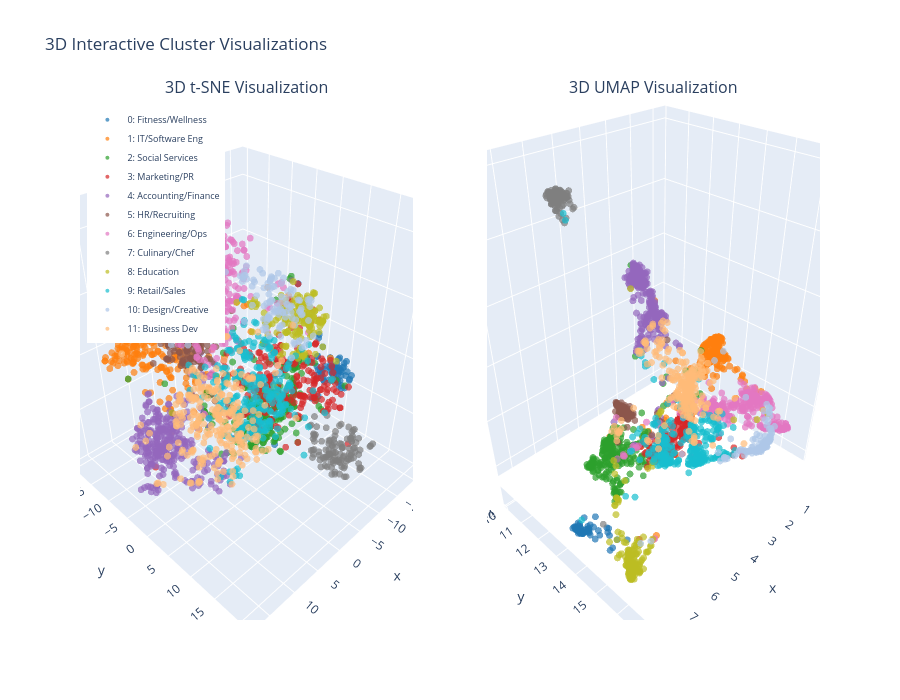

Notebook code cell kept with this figure:
### Code cell
# 3D Interactive visualization using plotly
import plotly.graph_objects as go
from plotly.subplots import make_subplots

# Compute 3D projections
print("Computing 3D t-SNE projection...")
tsne_3d = TSNE(n_components=3, random_state=RANDOM_SEED, perplexity=30, n_iter_without_progress=1000)
embeddings_tsne_3d = tsne_3d.fit_transform(embeddings_reduced)

print("Computing 3D UMAP projection...")
umap_3d = umap.UMAP(n_components=3, random_state=RANDOM_SEED, n_neighbors=15, min_dist=0.1)
embeddings_umap_3d = umap_3d.fit_transform(embeddings_reduced)

# Create subplots
fig = make_subplots(
    rows=1, cols=2,
    specs=[[{'type': 'scatter3d'}, {'type': 'scatter3d'}]],
    subplot_titles=('3D t-SNE Visualization', '3D UMAP Visualization')
)

# Color palette
colors = ['#1f77b4', '#ff7f0e', '#2ca02c', '#d62728', '#9467bd', '#8c564b',
          '#e377c2', '#7f7f7f', '#bcbd22', '#17becf', '#aec7e8', '#ffbb78']

# Add t-SNE traces
for cluster_id in sorted(df['cluster'].unique()):
    mask = df['cluster'] == cluster_id
    fig.add_trace(
        go.Scatter3d(
            x=embeddings_tsne_3d[mask, 0],
            y=embeddings_tsne_3d[mask, 1],
            z=embeddings_tsne_3d[mask, 2],
            mode='markers',
            name=f"{cluster_id}: {cluster_names[cluster_id]}",
            marker=dict(size=4, color=colors[cluster_id], opacity=0.7),
            text=[cluster_names[cluster_id]] * mask.sum(),
            hovertemplate='<b>%{text}</b><br>X: %{x:.2f}<br>Y: %{y:.2f}<br>Z: %{z:.2f}<extra></extra>'
        ),
        row=1, col=1
    )

# Add UMAP traces
for cluster_id in sorted(df['cluster'].unique()):
    mask = df['cluster'] == cluster_id
    fig.add_trace(
        go.Scatter3d(
            x=embeddings_umap_3d[mask, 0],
            y=embeddings_umap_3d[mask, 1],
            z=embeddings_umap_3d[mask, 2],
            mode='markers',
            name=f"{cluster_id}: {cluster_names[cluster_id]}",
            marker=dict(size=4, color=colors[cluster_id], opacity=0.7),
            text=[cluster_names[cluster_id]] * mask.sum(),
            hovertemplate='<b>%{text}</b><br>X: %{x:.2f}<br>Y: %{y:.2f}<br>Z: %{z:.2f}<extra></extra>',
            showlegend=False  # Avoid duplicate legends
        ),
        row=1, col=2
    )

# Update layout
fig.update_layout(
    title_text="3D Interactive Cluster Visualizations",
    height=700,
    showlegend=True,
    legend=dict(
        yanchor="top",
        y=0.99,
        xanchor="left",
        x=0.01,
        font=dict(size=9)
    )
)

fig.show()

### Figure 1 — Plotly figure (JSON) as saved in the notebook; plotly's stock layout.template omitted (floating-point values rounded to 4 significant figures; data arrays with more than 128 entries replaced by an {"elided": "..."} marker saying what was removed)
{"data": [{"hovertemplate": "<b>%{text}</b><br>X: %{x:.2f}<br>Y: %{y:.2f}<br>Z: %{z:.2f}<extra></extra>", "marker": {"color": "#1f77b4", "opacity": 0.7, "size": 4}, "mode": "markers", "name": "0: Fitness/Wellness", "scene": "scene", "text": ["Fitness/Wellness", "Fitness/Wellness", "Fitness/Wellness", "Fitness/Wellness", "Fitness/Wellness", "Fitness/Wellness", "Fitness/Wellness", "Fitness/Wellness", "Fitness/Wellness", "Fitness/Wellness", "Fitness/Wellness", "Fitness/Wellness", "Fitness/Wellness", "Fitness/Wellness", "Fitness/Wellness", "Fitness/Wellness", "Fitness/Wellness", "Fitness/Wellness", "Fitness/Wellness", "Fitness/Wellness", "Fitness/Wellness", "Fitness/Wellness", "Fitness/Wellness", "Fitness/Wellness", "Fitness/Wellness", "Fitness/Wellness", "Fitness/Wellness", "Fitness/Wellness", "Fitness/Wellness", "Fitness/Wellness", "Fitness/Wellness", "Fitness/Wellness", "Fitness/Wellness", "Fitness/Wellness", "Fitness/Wellness", "Fitness/Wellness", "Fitness/Wellness", "Fitness/Wellness", "Fitness/Wellness", "Fitness/Wellness", "Fitness/Wellness", "Fitness/Wellness", "Fitness/Wellness", "Fitness/Wellness", "Fitness/Wellness", "Fitness/Wellness", "Fitness/Wellness", "Fitness/Wellness", "Fitness/Wellness", "Fitness/Wellness", "Fitness/Wellness", "Fitness/Wellness", "Fitness/Wellness", "Fitness/Wellness", "Fitness/Wellness", "Fitness/Wellness", "Fitness/Wellness", "Fitness/Wellness", "Fitness/Wellness", "Fitness/Wellness", "Fitness/Wellness", "Fitness/Wellness", "Fitness/Wellness", "Fitness/Wellness", "Fitness/Wellness", "Fitness/Wellness", "Fitness/Wellness", "Fitness/Wellness", "Fitness/Wellness", "Fitness/Wellness", "Fitness/Wellness"], "type": "scatter3d", "x": [-11.42, -13.09, -12.8, -14.86, -15.17, -14.1, -6.246, -15.5, -16.2, -15.67, -15.49, -14.75, -12.42, -16.09, -16.45, -14.3, -13.57, -16.17, -16.8, -14.99, -13.85, -14.1, -16.45, -15.51, -17.85, -15.67, -16.74, -17.13, -16.1, -14.11, -15.49, -3.496, -13.36, -14.28, -16.88, -14.26, -16.18, -12.76, -16.54, -15.14, -13.03, -12.41, -14.74, -14.99, -13.71, -15.68, -17.98, -13.81, -14.88, -16.27, -13.12, -13.93, -14.23, -16.49, -14.42, 3.899, -16.64, -11.3, -12.86, -15.32, -13.14, -15.39, -8.72, -15.23, -11.39, -12.62, -11.3, -9.58, -12.06, -13.56, -16.72], "y": [2.011, 5.222, 1.807, 9.197, 8.536, 5.987, 3.036, 7.751, 2.98, 7.776, 9.327, 6.856, 6.839, 6.884, 5.31, 10.88, 5.677, 6.275, 6.489, 10.69, 8.146, 5.983, 6.945, 9.488, 7.55, 6.846, 7.929, 7.45, 7.399, 10.95, 8.465, -7.015, 7.759, 9.203, 6.468, 9.144, 2.855, 7.26, 5.469, 7.959, 5.375, 9.135, 7.244, 6.537, 9.034, 5.919, 1.584, 9.414, 9.091, 8.758, 9.504, 5.756, 7.599, 5.988, 8.691, -5.495, 7.037, 6.935, 5.787, 8.821, 6.703, 6.683, 3.568, 5.302, 2.0, 4.349, 7.43, 7.513, 1.957, 2.772, 3.442], "z": [-3.216, 3.247, -2.175, -0.3407, -5.429, -4.882, -15.8, -3.016, -2.756, -2.454, -5.487, -2.539, -2.459, -4.812, -2.038, -2.272, -2.949, -3.514, -3.605, -2.043, -2.734, -4.363, -1.524, -2.202, -2.365, -2.612, -2.685, -3.288, -4.026, -2.339, -3.467, 6.375, -3.583, -1.717, -3.024, -3.467, -2.902, -3.86, -4.653, -2.692, -1.999, -2.437, -4.51, -1.796, -3.069, -3.124, -0.008557, -1.044, -4.8, -3.737, -2.921, -3.372, -1.773, -4.886, -1.834, -0.3825, -1.32, -2.003, -2.359, -5.779, -1.918, -3.971, 0.03515, -3.143, 12.09, -1.463, -5.926, -5.277, -2.922, -1.628, -0.9473]}, {"hovertemplate": "<b>%{text}</b><br>X: %{x:.2f}<br>Y: %{y:.2f}<br>Z: %{z:.2f}<extra></extra>", "marker": {"color": "#ff7f0e", "opacity": 0.7, "size": 4}, "mode": "markers", "name": "1: IT/Software Eng", "scene": "scene", "text": {"elided": "246 str values"}, "type": "scatter3d", "x": {"elided": "246 float values"}, "y": {"elided": "246 float values"}, "z": {"elided": "246 float values"}}, {"hovertemplate": "<b>%{text}</b><br>X: %{x:.2f}<br>Y: %{y:.2f}<br>Z: %{z:.2f}<extra></extra>", "marker": {"color": "#2ca02c", "opacity": 0.7, "size": 4}, "mode": "markers", "name": "2: Social Services", "scene": "scene", "text": {"elided": "259 str values"}, "type": "scatter3d", "x": {"elided": "259 float values"}, "y": {"elided": "259 float values"}, "z": {"elided": "259 float values"}}, {"hovertemplate": "<b>%{text}</b><br>X: %{x:.2f}<br>Y: %{y:.2f}<br>Z: %{z:.2f}<extra></extra>", "marker": {"color": "#d62728", "opacity": 0.7, "size": 4}, "mode": "markers", "name": "3: Marketing/PR", "scene": "scene", "text": {"elided": "200 str values"}, "type": "scatter3d", "x": {"elided": "200 float values"}, "y": {"elided": "200 float values"}, "z": {"elided": "200 float values"}}, {"hovertemplate": "<b>%{text}</b><br>X: %{x:.2f}<br>Y: %{y:.2f}<br>Z: %{z:.2f}<extra></extra>", "marker": {"color": "#9467bd", "opacity": 0.7, "size": 4}, "mode": "markers", "name": "4: Accounting/Finance", "scene": "scene", "text": {"elided": "307 str values"}, "type": "scatter3d", "x": {"elided": "307 float values"}, "y": {"elided": "307 float values"}, "z": {"elided": "307 float values"}}, {"hovertemplate": "<b>%{text}</b><br>X: %{x:.2f}<br>Y: %{y:.2f}<br>Z: %{z:.2f}<extra></extra>", "marker": {"color": "#8c564b", "opacity": 0.7, "size": 4}, "mode": "markers", "name": "5: HR/Recruiting", "scene": "scene", "text": {"elided": "136 str values"}, "type": "scatter3d", "x": {"elided": "136 float values"}, "y": {"elided": "136 float values"}, "z": {"elided": "136 float values"}}, {"hovertemplate": "<b>%{text}</b><br>X: %{x:.2f}<br>Y: %{y:.2f}<br>Z: %{z:.2f}<extra></extra>", "marker": {"color": "#e377c2", "opacity": 0.7, "size": 4}, "mode": "markers", "name": "6: Engineering/Ops", "scene": "scene", "text": {"elided": "328 str values"}, "type": "scatter3d", "x": {"elided": "328 float values"}, "y": {"elided": "328 float values"}, "z": {"elided": "328 float values"}}, {"hovertemplate": "<b>%{text}</b><br>X: %{x:.2f}<br>Y: %{y:.2f}<br>Z: %{z:.2f}<extra></extra>", "marker": {"color": "#7f7f7f", "opacity": 0.7, "size": 4}, "mode": "markers", "name": "7: Culinary/Chef", "scene": "scene", "text": ["Culinary/Chef", "Culinary/Chef", "Culinary/Chef", "Culinary/Chef", "Culinary/Chef", "Culinary/Chef", "Culinary/Chef", "Culinary/Chef", "Culinary/Chef", "Culinary/Chef", "Culinary/Chef", "Culinary/Chef", "Culinary/Chef", "Culinary/Chef", "Culinary/Chef", "Culinary/Chef", "Culinary/Chef", "Culinary/Chef", "Culinary/Chef", "Culinary/Chef", "Culinary/Chef", "Culinary/Chef", "Culinary/Chef", "Culinary/Chef", "Culinary/Chef", "Culinary/Chef", "Culinary/Chef", "Culinary/Chef", "Culinary/Chef", "Culinary/Chef", "Culinary/Chef", "Culinary/Chef", "Culinary/Chef", "Culinary/Chef", "Culinary/Chef", "Culinary/Chef", "Culinary/Chef", "Culinary/Chef", "Culinary/Chef", "Culinary/Chef", "Culinary/Chef", "Culinary/Chef", "Culinary/Chef", "Culinary/Chef", "Culinary/Chef", "Culinary/Chef", "Culinary/Chef", "Culinary/Chef", "Culinary/Chef", "Culinary/Chef", "Culinary/Chef", "Culinary/Chef", "Culinary/Chef", "Culinary/Chef", "Culinary/Chef", "Culinary/Chef", "Culinary/Chef", "Culinary/Chef", "Culinary/Chef", "Culinary/Chef", "Culinary/Chef", "Culinary/Chef", "Culinary/Chef", "Culinary/Chef", "Culinary/Chef", "Culinary/Chef", "Culinary/Chef", "Culinary/Chef", "Culinary/Chef", "Culinary/Chef", "Culinary/Chef", "Culinary/Chef", "Culinary/Chef", "Culinary/Chef", "Culinary/Chef", "Culinary/Chef", "Culinary/Chef", "Culinary/Chef", "Culinary/Chef", "Culinary/Chef", "Culinary/Chef", "Culinary/Chef", "Culinary/Chef", "Culinary/Chef", "Culinary/Chef", "Culinary/Chef", "Culinary/Chef", "Culinary/Chef", "Culinary/Chef", "Culinary/Chef", "Culinary/Chef", "Culinary/Chef", "Culinary/Chef", "Culinary/Chef", "Culinary/Chef", "Culinary/Chef", "Culinary/Chef", "Culinary/Chef", "Culinary/Chef", "Culinary/Chef", "Culinary/Chef", "Culinary/Chef", "Culinary/Chef", "Culinary/Chef", "Culinary/Chef", "Culinary/Chef", "Culinary/Chef", "Culinary/Chef", "Culinary/Chef", "Culinary/Chef", "Culinary/Chef", "Culinary/Chef", "Culinary/Chef", "Culinary/Chef", "Culinary/Chef"], "type": "scatter3d", "x": [-11.32, -1.797, -6.611, -5.603, -2.582, -6.907, -6.465, -4.222, -5.017, -3.881, -5.139, -3.547, -4.967, -4.952, -5.129, -4.013, -4.106, -4.04, -2.911, -3.927, -2.909, -4.006, -4.538, -2.848, -5.723, -5.473, -4.49, -3.539, -3.927, -2.067, -4.792, -4.303, -4.81, -2.916, -1.468, -8.846, -8.717, -1.258, -5.178, -6.412, -6.51, -3.31, -5.286, -4.505, -6.534, -3.338, -2.587, -5.213, -4.465, -6.999, -3.329, -3.515, -5.001, -6.475, -2.831, -6.77, -6.348, -6.098, -5.185, -3.724, -3.604, -5.395, -6.844, -3.464, -5.481, -3.647, -2.898, -7.14, -3.794, -1.142, -4.191, -4.969, -8.178, -5.372, -4.404, 0.2315, -1.201, -1.402, -6.308, -7.257, -3.186, -2.079, -8.223, -6.31, -5.115, -6.449, -2.353, -8.392, -4.504, -4.502, -3.293, -0.384, -2.797, -6.76, -6.518, -6.072, -4.932, -6.462, -3.277, -6.481, -5.261, 0.4401, -2.182, -1.825, -5.685, -3.803, -4.883, -3.431, -6.504, -5.37, -7.696, -0.737, -6.412, -4.863, -2.194], "y": [0.7608, 16.02, 15.16, 10.54, 13.69, 17.55, 17.64, 12.63, 14.4, 15.3, 14.6, 13.21, 14.51, 16.44, 14.85, 15.05, 12.48, 12.82, 15.7, 15.48, 19.58, 16.87, 20.76, 17.31, 18.91, 19.33, 17.78, 16.43, 16.43, 17.21, 17.21, 12.7, 17.35, 16.96, 17.33, 11.19, 16.23, 16.6, 18.52, 19.82, 17.61, 17.11, 17.59, 19.12, 14.84, 18.92, 16.97, 18.13, 17.54, 17.41, 16.12, 16.2, 18.1, 15.95, 16.52, 19.1, 16.22, 17.73, 18.27, 19.8, 18.16, 18.55, 18.09, 17.64, 16.34, 16.49, 16.32, 20.32, 13.97, 18.96, 18.62, 17.94, 16.57, 16.63, 15.29, 15.85, 18.93, 18.3, 19.18, 20.33, 16.91, 15.33, 16.31, 17.47, 15.59, 16.84, 18.57, 16.27, 16.21, 17.42, 17.25, 16.77, 15.0, 15.31, 19.55, 16.23, 19.31, 14.67, 18.72, 12.95, 19.95, 15.73, 16.89, 14.49, 17.08, 16.71, 15.54, 20.14, 10.59, 12.0, 20.36, 15.19, 17.56, 11.33, 13.93], "z": [12.19, -8.696, -4.335, -6.647, -4.537, -3.751, -5.651, -6.491, -10.01, -10.42, -6.693, -8.335, -9.96, -9.413, -6.408, -7.459, -7.003, -7.281, -8.139, -5.884, -5.404, -8.195, -7.839, -7.266, -6.447, -3.423, -9.352, -5.477, -5.101, -5.761, -6.203, -6.216, -6.013, -3.522, -7.529, -6.133, -5.911, -6.098, -3.78, -9.497, -4.723, -6.997, -2.277, -6.805, -8.66, -7.941, -4.376, -4.043, -10.97, -9.002, -7.077, -7.228, -11.5, -7.375, -7.053, -9.359, -7.726, -7.761, -11.51, -3.824, -7.128, -6.897, -8.947, -7.38, -6.361, -6.702, -5.865, -5.389, -8.428, -7.183, -7.399, -9.402, -7.57, -9.399, -8.54, -4.18, -7.647, -8.282, -7.169, -5.324, -9.177, -7.046, -7.086, -7.108, -5.08, -5.775, -6.312, -6.01, -7.594, -8.739, -6.035, -5.81, -5.039, -4.053, -9.758, -8.941, -3.863, -5.694, -5.672, -6.047, -5.071, -4.156, -5.81, -7.252, -8.631, -8.903, -10.15, -3.315, -5.297, -5.74, -5.205, -6.677, -9.364, -5.539, -3.901]}, {"hovertemplate": "<b>%{text}</b><br>X: %{x:.2f}<br>Y: %{y:.2f}<br>Z: %{z:.2f}<extra></extra>", "marker": {"color": "#bcbd22", "opacity": 0.7, "size": 4}, "mode": "markers", "name": "8: Education", "scene": "scene", "text": {"elided": "167 str values"}, "type": "scatter3d", "x": {"elided": "167 float values"}, "y": {"elided": "167 float values"}, "z": {"elided": "167 float values"}}, {"hovertemplate": "<b>%{text}</b><br>X: %{x:.2f}<br>Y: %{y:.2f}<br>Z: %{z:.2f}<extra></extra>", "marker": {"color": "#17becf", "opacity": 0.7, "size": 4}, "mode": "markers", "name": "9: Retail/Sales", "scene": "scene", "text": {"elided": "282 str values"}, "type": "scatter3d", "x": {"elided": "282 float values"}, "y": {"elided": "282 float values"}, "z": {"elided": "282 float values"}}, {"hovertemplate": "<b>%{text}</b><br>X: %{x:.2f}<br>Y: %{y:.2f}<br>Z: %{z:.2f}<extra></extra>", "marker": {"color": "#aec7e8", "opacity": 0.7, "size": 4}, "mode": "markers", "name": "10: Design/Creative", "scene": "scene", "text": ["Design/Creative", "Design/Creative", "Design/Creative", "Design/Creative", "Design/Creative", "Design/Creative", "Design/Creative", "Design/Creative", "Design/Creative", "Design/Creative", "Design/Creative", "Design/Creative", "Design/Creative", "Design/Creative", "Design/Creative", "Design/Creative", "Design/Creative", "Design/Creative", "Design/Creative", "Design/Creative", "Design/Creative", "Design/Creative", "Design/Creative", "Design/Creative", "Design/Creative", "Design/Creative", "Design/Creative", "Design/Creative", "Design/Creative", "Design/Creative", "Design/Creative", "Design/Creative", "Design/Creative", "Design/Creative", "Design/Creative", "Design/Creative", "Design/Creative", "Design/Creative", "Design/Creative", "Design/Creative", "Design/Creative", "Design/Creative", "Design/Creative", "Design/Creative", "Design/Creative", "Design/Creative", "Design/Creative", "Design/Creative", "Design/Creative", "Design/Creative", "Design/Creative", "Design/Creative", "Design/Creative", "Design/Creative", "Design/Creative", "Design/Creative", "Design/Creative", "Design/Creative", "Design/Creative", "Design/Creative", "Design/Creative", "Design/Creative", "Design/Creative", "Design/Creative", "Design/Creative", "Design/Creative", "Design/Creative", "Design/Creative", "Design/Creative", "Design/Creative", "Design/Creative", "Design/Creative", "Design/Creative", "Design/Creative", "Design/Creative", "Design/Creative", "Design/Creative", "Design/Creative", "Design/Creative", "Design/Creative", "Design/Creative", "Design/Creative", "Design/Creative", "Design/Creative", "Design/Creative", "Design/Creative", "Design/Creative", "Design/Creative", "Design/Creative", "Design/Creative", "Design/Creative", "Design/Creative", "Design/Creative", "Design/Creative", "Design/Creative", "Design/Creative", "Design/Creative", "Design/Creative", "Design/Creative", "Design/Creative", "Design/Creative", "Design/Creative", "Design/Creative", "Design/Creative", "Design/Creative", "Design/Creative", "Design/Creative", "Design/Creative", "Design/Creative", "Design/Creative", "Design/Creative", "Design/Creative"], "type": "scatter3d", "x": [-0.9908, -0.9445, -2.435, -3.509, -3.985, -3.418, -4.638, -3.526, -1.662, -0.07354, -2.176, -0.9919, -5.45, -2.097, -3.716, -6.453, -6.864, -1.966, -6.56, -4.828, -2.389, -1.812, -2.26, -0.4511, -4.364, 0.4037, -3.062, -2.117, -1.816, -2.63, -3.519, -3.66, -4.026, -7.303, -1.878, -3.902, -2.998, -2.626, -4.01, -6.347, -2.041, -5.085, -0.2429, -2.227, -2.112, -0.3777, -5.19, -1.123, -3.787, -2.035, -1.129, -3.214, -3.533, -1.091, -2.093, -2.122, 0.4719, -2.951, -1.955, -1.392, -3.884, -3.56, -0.7994, -2.18, -8.281, -3.189, -2.635, -10.96, -1.802, -1.696, -2.817, -5.566, -1.272, -4.983, -2.83, -1.925, -4.447, -1.826, -4.944, -2.999, -2.327, 0.3835, -2.471, -2.257, -3.779, -6.967, 6.989, -1.914, -4.067, 1.004, -6.523, 0.9093, -0.3012, 3.524, -2.299, -2.443, -2.596, -3.166, -2.501, 1.175, -2.599, -1.798, -5.745, -3.037, -1.974, -2.217, -2.918, -2.776, -3.409, -1.92, 9.809, -2.322], "y": [4.896, 5.498, 8.669, 3.577, 7.053, 7.674, 6.616, 3.388, 2.9, 6.617, -0.3139, 3.149, 7.091, 7.426, -6.958, 6.895, 7.913, 0.7537, 7.31, 7.92, 4.691, 5.209, 7.911, 1.826, 5.254, 1.934, 9.751, 4.876, 5.039, 6.349, 6.663, 6.994, 6.363, 7.46, 0.5581, 3.486, 4.869, -0.6539, 7.888, 6.84, 7.393, 6.759, -1.605, 0.01617, 10.66, 3.352, 9.366, 2.859, 10.25, 5.278, 0.8259, 4.455, 3.362, 5.933, 0.5572, 7.828, 7.617, 5.561, 3.694, 4.6, 5.415, 4.975, 8.071, 4.569, 7.861, 4.719, 7.314, -6.952, 4.676, 7.663, 9.761, 7.213, 6.58, 6.157, 9.012, 8.059, 4.859, 6.699, 1.914, 9.697, 4.695, 7.636, 6.754, 6.798, 3.533, 7.518, 0.7599, -9.784, 10.41, 12.24, 7.897, 12.03, 8.271, 5.816, 3.544, 6.592, 3.737, 4.041, 6.781, -13.21, 5.469, 4.131, 5.415, 5.77, 5.161, 4.421, 3.677, 4.942, 10.7, 3.245, 1.858, 8.827], "z": [16.54, 10.62, 17.07, 10.69, 13.28, 13.92, 12.03, 10.38, 14.29, 12.99, 15.05, 16.71, 13.83, 13.4, 14.26, 6.657, 13.71, 15.89, 5.61, 12.59, 17.15, 17.37, 14.8, 17.42, 16.83, 17.68, 13.61, 17.09, 15.31, 10.2, 12.48, 13.24, 15.39, 6.589, 16.4, 16.56, 17.17, 15.46, 10.77, 6.527, 11.47, 4.271, 16.71, 16.76, 14.49, 16.41, 13.83, 16.85, 15.35, 17.74, 16.37, 15.69, 10.32, 14.73, 17.77, 12.84, 16.39, 18.17, 17.85, 13.51, 14.26, 12.77, 14.78, 15.94, 7.053, 15.82, 15.26, 4.908, 13.76, 13.65, 14.42, 13.71, 13.42, 14.47, 12.65, 14.96, 15.9, 13.36, 14.54, 14.6, 13.86, 16.29, 2.902, 10.87, 14.84, 5.776, 2.411, 14.97, 15.62, 12.08, 13.71, 12.21, 14.95, 13.77, 8.842, 14.49, 9.445, 7.603, 9.15, 0.05627, 12.56, 11.09, 14.65, 12.03, 11.58, 10.77, 8.399, 12.57, 13.02, 18.25, 11.22, 13.05]}, {"hovertemplate": "<b>%{text}</b><br>X: %{x:.2f}<br>Y: %{y:.2f}<br>Z: %{z:.2f}<extra></extra>", "marker": {"color": "#ffbb78", "opacity": 0.7, "size": 4}, "mode": "markers", "name": "11: Business Dev", "scene": "scene", "text": {"elided": "261 str values"}, "type": "scatter3d", "x": {"elided": "261 float values"}, "y": {"elided": "261 float values"}, "z": {"elided": "261 float values"}}, {"hovertemplate": "<b>%{text}</b><br>X: %{x:.2f}<br>Y: %{y:.2f}<br>Z: %{z:.2f}<extra></extra>", "marker": {"color": "#1f77b4", "opacity": 0.7, "size": 4}, "mode": "markers", "name": "0: Fitness/Wellness", "scene": "scene2", "showlegend": false, "text": ["Fitness/Wellness", "Fitness/Wellness", "Fitness/Wellness", "Fitness/Wellness", "Fitness/Wellness", "Fitness/Wellness", "Fitness/Wellness", "Fitness/Wellness", "Fitness/Wellness", "Fitness/Wellness", "Fitness/Wellness", "Fitness/Wellness", "Fitness/Wellness", "Fitness/Wellness", "Fitness/Wellness", "Fitness/Wellness", "Fitness/Wellness", "Fitness/Wellness", "Fitness/Wellness", "Fitness/Wellness", "Fitness/Wellness", "Fitness/Wellness", "Fitness/Wellness", "Fitness/Wellness", "Fitness/Wellness", "Fitness/Wellness", "Fitness/Wellness", "Fitness/Wellness", "Fitness/Wellness", "Fitness/Wellness", "Fitness/Wellness", "Fitness/Wellness", "Fitness/Wellness", "Fitness/Wellness", "Fitness/Wellness", "Fitness/Wellness", "Fitness/Wellness", "Fitness/Wellness", "Fitness/Wellness", "Fitness/Wellness", "Fitness/Wellness", "Fitness/Wellness", "Fitness/Wellness", "Fitness/Wellness", "Fitness/Wellness", "Fitness/Wellness", "Fitness/Wellness", "Fitness/Wellness", "Fitness/Wellness", "Fitness/Wellness", "Fitness/Wellness", "Fitness/Wellness", "Fitness/Wellness", "Fitness/Wellness", "Fitness/Wellness", "Fitness/Wellness", "Fitness/Wellness", "Fitness/Wellness", "Fitness/Wellness", "Fitness/Wellness", "Fitness/Wellness", "Fitness/Wellness", "Fitness/Wellness", "Fitness/Wellness", "Fitness/Wellness", "Fitness/Wellness", "Fitness/Wellness", "Fitness/Wellness", "Fitness/Wellness", "Fitness/Wellness", "Fitness/Wellness"], "type": "scatter3d", "x": [7.414, 7.296, 7.493, 8.206, 8.04, 8.098, 5.761, 8.14, 7.724, 8.201, 7.837, 8.107, 7.807, 8.067, 7.966, 8.252, 7.969, 8.119, 8.209, 8.101, 8.241, 8.076, 8.136, 8.244, 8.138, 8.142, 8.227, 8.162, 8.191, 8.187, 8.22, 1.856, 8.249, 8.242, 8.154, 8.338, 7.658, 7.953, 7.904, 8.251, 7.916, 8.14, 7.983, 8.104, 8.29, 8.036, 7.705, 8.29, 8.164, 8.209, 8.257, 7.974, 8.13, 8.129, 8.262, 8.151, 8.19, 8.023, 7.863, 7.855, 7.971, 7.951, 5.398, 7.984, 6.311, 7.332, 7.522, 4.258, 7.461, 7.474, 7.645], "y": [14.38, 15.11, 14.5, 13.9, 13.73, 13.82, 12.82, 13.91, 14.3, 13.89, 13.71, 13.94, 14.12, 13.95, 14.13, 13.84, 14.04, 13.94, 13.94, 13.79, 13.82, 13.99, 13.98, 13.85, 14.0, 13.91, 13.87, 13.9, 13.9, 13.87, 13.82, 14.22, 13.81, 13.8, 13.9, 13.77, 14.16, 14.05, 14.29, 13.84, 14.04, 13.9, 13.98, 13.95, 13.82, 13.98, 14.74, 13.78, 13.81, 13.82, 13.8, 14.09, 13.91, 13.9, 13.8, 13.8, 13.94, 13.98, 14.03, 13.89, 14.07, 14.03, 14.42, 14.0, 13.69, 14.67, 13.88, 14.96, 14.35, 14.4, 14.8], "z": [-2.441, -2.451, -2.606, -2.261, -2.242, -2.287, -0.7373, -2.351, -2.561, -2.343, -2.134, -2.362, -2.255, -2.412, -2.488, -2.21, -2.308, -2.404, -2.339, -2.221, -2.199, -2.402, -2.407, -2.279, -2.393, -2.346, -2.412, -2.35, -2.382, -2.245, -2.304, -1.053, -2.217, -2.163, -2.347, -2.159, -2.518, -2.259, -2.605, -2.279, -2.359, -2.224, -2.342, -2.378, -2.212, -2.421, -2.92, -2.129, -2.328, -2.297, -2.134, -2.403, -2.334, -2.41, -2.204, -2.047, -2.399, -2.318, -2.182, -2.384, -2.353, -2.417, -0.7909, -2.404, -0.8559, -2.795, -2.206, -1.083, -2.391, -2.555, -2.797]}, {"hovertemplate": "<b>%{text}</b><br>X: %{x:.2f}<br>Y: %{y:.2f}<br>Z: %{z:.2f}<extra></extra>", "marker": {"color": "#ff7f0e", "opacity": 0.7, "size": 4}, "mode": "markers", "name": "1: IT/Software Eng", "scene": "scene2", "showlegend": false, "text": {"elided": "246 str values"}, "type": "scatter3d", "x": {"elided": "246 float values"}, "y": {"elided": "246 float values"}, "z": {"elided": "246 float values"}}, {"hovertemplate": "<b>%{text}</b><br>X: %{x:.2f}<br>Y: %{y:.2f}<br>Z: %{z:.2f}<extra></extra>", "marker": {"color": "#2ca02c", "opacity": 0.7, "size": 4}, "mode": "markers", "name": "2: Social Services", "scene": "scene2", "showlegend": false, "text": {"elided": "259 str values"}, "type": "scatter3d", "x": {"elided": "259 float values"}, "y": {"elided": "259 float values"}, "z": {"elided": "259 float values"}}, {"hovertemplate": "<b>%{text}</b><br>X: %{x:.2f}<br>Y: %{y:.2f}<br>Z: %{z:.2f}<extra></extra>", "marker": {"color": "#d62728", "opacity": 0.7, "size": 4}, "mode": "markers", "name": "3: Marketing/PR", "scene": "scene2", "showlegend": false, "text": {"elided": "200 str values"}, "type": "scatter3d", "x": {"elided": "200 float values"}, "y": {"elided": "200 float values"}, "z": {"elided": "200 float values"}}, {"hovertemplate": "<b>%{text}</b><br>X: %{x:.2f}<br>Y: %{y:.2f}<br>Z: %{z:.2f}<extra></extra>", "marker": {"color": "#9467bd", "opacity": 0.7, "size": 4}, "mode": "markers", "name": "4: Accounting/Finance", "scene": "scene2", "showlegend": false, "text": {"elided": "307 str values"}, "type": "scatter3d", "x": {"elided": "307 float values"}, "y": {"elided": "307 float values"}, "z": {"elided": "307 float values"}}, {"hovertemplate": "<b>%{text}</b><br>X: %{x:.2f}<br>Y: %{y:.2f}<br>Z: %{z:.2f}<extra></extra>", "marker": {"color": "#8c564b", "opacity": 0.7, "size": 4}, "mode": "markers", "name": "5: HR/Recruiting", "scene": "scene2", "showlegend": false, "text": {"elided": "136 str values"}, "type": "scatter3d", "x": {"elided": "136 float values"}, "y": {"elided": "136 float values"}, "z": {"elided": "136 float values"}}, {"hovertemplate": "<b>%{text}</b><br>X: %{x:.2f}<br>Y: %{y:.2f}<br>Z: %{z:.2f}<extra></extra>", "marker": {"color": "#e377c2", "opacity": 0.7, "size": 4}, "mode": "markers", "name": "6: Engineering/Ops", "scene": "scene2", "showlegend": false, "text": {"elided": "328 str values"}, "type": "scatter3d", "x": {"elided": "328 float values"}, "y": {"elided": "328 float values"}, "z": {"elided": "328 float values"}}, {"hovertemplate": "<b>%{text}</b><br>X: %{x:.2f}<br>Y: %{y:.2f}<br>Z: %{z:.2f}<extra></extra>", "marker": {"color": "#7f7f7f", "opacity": 0.7, "size": 4}, "mode": "markers", "name": "7: Culinary/Chef", "scene": "scene2", "showlegend": false, "text": ["Culinary/Chef", "Culinary/Chef", "Culinary/Chef", "Culinary/Chef", "Culinary/Chef", "Culinary/Chef", "Culinary/Chef", "Culinary/Chef", "Culinary/Chef", "Culinary/Chef", "Culinary/Chef", "Culinary/Chef", "Culinary/Chef", "Culinary/Chef", "Culinary/Chef", "Culinary/Chef", "Culinary/Chef", "Culinary/Chef", "Culinary/Chef", "Culinary/Chef", "Culinary/Chef", "Culinary/Chef", "Culinary/Chef", "Culinary/Chef", "Culinary/Chef", "Culinary/Chef", "Culinary/Chef", "Culinary/Chef", "Culinary/Chef", "Culinary/Chef", "Culinary/Chef", "Culinary/Chef", "Culinary/Chef", "Culinary/Chef", "Culinary/Chef", "Culinary/Chef", "Culinary/Chef", "Culinary/Chef", "Culinary/Chef", "Culinary/Chef", "Culinary/Chef", "Culinary/Chef", "Culinary/Chef", "Culinary/Chef", "Culinary/Chef", "Culinary/Chef", "Culinary/Chef", "Culinary/Chef", "Culinary/Chef", "Culinary/Chef", "Culinary/Chef", "Culinary/Chef", "Culinary/Chef", "Culinary/Chef", "Culinary/Chef", "Culinary/Chef", "Culinary/Chef", "Culinary/Chef", "Culinary/Chef", "Culinary/Chef", "Culinary/Chef", "Culinary/Chef", "Culinary/Chef", "Culinary/Chef", "Culinary/Chef", "Culinary/Chef", "Culinary/Chef", "Culinary/Chef", "Culinary/Chef", "Culinary/Chef", "Culinary/Chef", "Culinary/Chef", "Culinary/Chef", "Culinary/Chef", "Culinary/Chef", "Culinary/Chef", "Culinary/Chef", "Culinary/Chef", "Culinary/Chef", "Culinary/Chef", "Culinary/Chef", "Culinary/Chef", "Culinary/Chef", "Culinary/Chef", "Culinary/Chef", "Culinary/Chef", "Culinary/Chef", "Culinary/Chef", "Culinary/Chef", "Culinary/Chef", "Culinary/Chef", "Culinary/Chef", "Culinary/Chef", "Culinary/Chef", "Culinary/Chef", "Culinary/Chef", "Culinary/Chef", "Culinary/Chef", "Culinary/Chef", "Culinary/Chef", "Culinary/Chef", "Culinary/Chef", "Culinary/Chef", "Culinary/Chef", "Culinary/Chef", "Culinary/Chef", "Culinary/Chef", "Culinary/Chef", "Culinary/Chef", "Culinary/Chef", "Culinary/Chef", "Culinary/Chef", "Culinary/Chef", "Culinary/Chef", "Culinary/Chef"], "type": "scatter3d", "x": [6.201, 6.873, 6.796, 6.829, 6.669, 6.862, 6.897, 6.914, 7.08, 7.165, 6.992, 7.116, 7.098, 7.139, 6.933, 7.083, 7.007, 7.085, 7.131, 6.869, 6.837, 7.04, 6.973, 6.923, 6.879, 6.795, 7.094, 6.827, 6.905, 6.862, 6.863, 7.046, 6.991, 6.75, 6.788, 6.808, 6.809, 6.937, 6.822, 6.929, 6.867, 6.909, 6.764, 7.066, 7.179, 7.014, 6.904, 6.877, 7.187, 7.055, 6.938, 6.94, 7.201, 6.894, 6.836, 6.958, 7.048, 6.988, 7.122, 6.885, 6.912, 6.955, 6.934, 7.06, 6.933, 6.944, 6.86, 6.806, 7.148, 6.93, 6.99, 7.127, 6.816, 7.195, 7.126, 6.977, 6.817, 6.816, 6.923, 6.784, 7.065, 6.825, 6.654, 6.982, 6.71, 6.798, 6.843, 6.896, 7.002, 7.093, 6.829, 6.938, 6.825, 6.854, 7.032, 7.165, 6.906, 6.899, 6.74, 6.933, 6.84, 6.825, 6.811, 6.912, 7.092, 7.074, 7.107, 6.824, 7.524, 6.95, 6.779, 6.877, 7.091, 6.841, 6.645], "y": [13.51, 12.72, 12.47, 12.59, 12.83, 12.4, 12.48, 12.65, 12.68, 12.47, 12.67, 12.64, 12.65, 12.65, 12.73, 12.54, 12.63, 12.65, 12.72, 12.83, 12.62, 12.75, 12.68, 12.77, 12.5, 12.39, 12.59, 12.84, 12.71, 12.74, 12.7, 12.63, 12.72, 12.65, 12.88, 12.31, 12.66, 12.77, 12.45, 12.41, 12.43, 12.81, 12.42, 12.63, 12.52, 12.67, 12.79, 12.48, 12.62, 12.41, 12.79, 12.78, 12.73, 12.5, 12.87, 12.42, 12.47, 12.44, 12.56, 12.42, 12.67, 12.54, 12.42, 12.76, 12.58, 12.76, 12.85, 12.56, 12.62, 12.68, 12.7, 12.53, 12.56, 12.6, 12.66, 12.65, 12.56, 12.56, 12.54, 12.6, 12.73, 12.79, 12.72, 12.44, 12.63, 12.49, 12.76, 12.55, 12.69, 12.58, 12.84, 12.66, 12.92, 12.49, 12.44, 12.49, 12.37, 12.51, 12.78, 12.49, 12.45, 12.73, 12.84, 12.77, 12.53, 12.7, 12.63, 12.38, 14.26, 12.62, 12.44, 12.79, 12.48, 12.68, 12.85], "z": [-0.8827, 7.851, 7.582, 7.165, 7.473, 7.653, 7.659, 7.373, 7.926, 7.844, 7.923, 7.658, 7.932, 7.932, 7.745, 7.643, 7.465, 7.633, 7.865, 7.82, 7.786, 7.964, 7.723, 7.836, 7.95, 7.633, 7.934, 7.806, 7.818, 7.788, 7.871, 7.48, 7.946, 7.799, 7.978, 7.53, 7.576, 7.604, 7.729, 7.609, 7.645, 7.916, 7.68, 7.832, 7.808, 7.966, 7.834, 7.766, 7.92, 7.883, 7.923, 7.922, 7.78, 7.847, 7.922, 7.91, 7.825, 7.774, 7.793, 7.604, 7.868, 7.884, 7.814, 7.944, 7.862, 7.894, 7.818, 7.913, 7.671, 7.773, 7.878, 7.934, 7.815, 7.992, 7.94, 7.686, 7.883, 7.907, 7.969, 7.876, 8.015, 7.808, 7.568, 7.78, 7.726, 7.673, 7.735, 7.582, 7.633, 7.936, 7.916, 7.526, 7.761, 7.586, 7.707, 7.888, 7.646, 7.46, 7.796, 7.406, 7.775, 7.251, 7.817, 7.943, 7.787, 7.965, 7.895, 7.549, -2.25, 7.301, 7.795, 7.729, 7.9, 7.114, 7.511]}, {"hovertemplate": "<b>%{text}</b><br>X: %{x:.2f}<br>Y: %{y:.2f}<br>Z: %{z:.2f}<extra></extra>", "marker": {"color": "#bcbd22", "opacity": 0.7, "size": 4}, "mode": "markers", "name": "8: Education", "scene": "scene2", "showlegend": false, "text": {"elided": "167 str values"}, "type": "scatter3d", "x": {"elided": "167 float values"}, "y": {"elided": "167 float values"}, "z": {"elided": "167 float values"}}, {"hovertemplate": "<b>%{text}</b><br>X: %{x:.2f}<br>Y: %{y:.2f}<br>Z: %{z:.2f}<extra></extra>", "marker": {"color": "#17becf", "opacity": 0.7, "size": 4}, "mode": "markers", "name": "9: Retail/Sales", "scene": "scene2", "showlegend": false, "text": {"elided": "282 str values"}, "type": "scatter3d", "x": {"elided": "282 float values"}, "y": {"elided": "282 float values"}, "z": {"elided": "282 float values"}}, {"hovertemplate": "<b>%{text}</b><br>X: %{x:.2f}<br>Y: %{y:.2f}<br>Z: %{z:.2f}<extra></extra>", "marker": {"color": "#aec7e8", "opacity": 0.7, "size": 4}, "mode": "markers", "name": "10: Design/Creative", "scene": "scene2", "showlegend": false, "text": ["Design/Creative", "Design/Creative", "Design/Creative", "Design/Creative", "Design/Creative", "Design/Creative", "Design/Creative", "Design/Creative", "Design/Creative", "Design/Creative", "Design/Creative", "Design/Creative", "Design/Creative", "Design/Creative", "Design/Creative", "Design/Creative", "Design/Creative", "Design/Creative", "Design/Creative", "Design/Creative", "Design/Creative", "Design/Creative", "Design/Creative", "Design/Creative", "Design/Creative", "Design/Creative", "Design/Creative", "Design/Creative", "Design/Creative", "Design/Creative", "Design/Creative", "Design/Creative", "Design/Creative", "Design/Creative", "Design/Creative", "Design/Creative", "Design/Creative", "Design/Creative", "Design/Creative", "Design/Creative", "Design/Creative", "Design/Creative", "Design/Creative", "Design/Creative", "Design/Creative", "Design/Creative", "Design/Creative", "Design/Creative", "Design/Creative", "Design/Creative", "Design/Creative", "Design/Creative", "Design/Creative", "Design/Creative", "Design/Creative", "Design/Creative", "Design/Creative", "Design/Creative", "Design/Creative", "Design/Creative", "Design/Creative", "Design/Creative", "Design/Creative", "Design/Creative", "Design/Creative", "Design/Creative", "Design/Creative", "Design/Creative", "Design/Creative", "Design/Creative", "Design/Creative", "Design/Creative", "Design/Creative", "Design/Creative", "Design/Creative", "Design/Creative", "Design/Creative", "Design/Creative", "Design/Creative", "Design/Creative", "Design/Creative", "Design/Creative", "Design/Creative", "Design/Creative", "Design/Creative", "Design/Creative", "Design/Creative", "Design/Creative", "Design/Creative", "Design/Creative", "Design/Creative", "Design/Creative", "Design/Creative", "Design/Creative", "Design/Creative", "Design/Creative", "Design/Creative", "Design/Creative", "Design/Creative", "Design/Creative", "Design/Creative", "Design/Creative", "Design/Creative", "Design/Creative", "Design/Creative", "Design/Creative", "Design/Creative", "Design/Creative", "Design/Creative", "Design/Creative", "Design/Creative", "Design/Creative"], "type": "scatter3d", "x": [2.495, 3.052, 2.899, 3.011, 2.853, 2.914, 2.936, 2.929, 1.648, 2.112, 1.328, 2.073, 2.971, 2.87, 1.464, 3.189, 2.452, 1.533, 3.55, 2.938, 2.29, 2.335, 2.851, 1.812, 2.468, 1.472, 3.061, 2.319, 2.463, 3.022, 2.84, 2.811, 2.722, 3.538, 1.608, 2.087, 2.342, 1.353, 2.964, 3.52, 2.825, 3.522, 1.624, 1.334, 3.084, 1.92, 3.133, 1.947, 3.164, 2.255, 1.479, 2.489, 2.947, 2.453, 1.515, 2.889, 2.757, 2.259, 2.094, 2.709, 2.707, 2.731, 2.774, 2.249, 3.813, 2.363, 2.837, 6.64, 2.79, 2.768, 2.977, 2.871, 2.795, 2.769, 2.943, 2.815, 2.382, 2.801, 2.313, 2.946, 2.788, 2.725, 3.198, 2.999, 2.337, 3.596, 3.293, 1.631, 3.205, 5.56, 7.07, 2.915, 2.576, 2.658, 2.992, 2.75, 3.031, 3.196, 3.314, 2.717, 2.783, 2.904, 2.855, 2.828, 2.915, 2.951, 3.115, 2.822, 3.782, 1.968, 1.669, 3.036], "y": [16.5, 16.41, 16.62, 16.26, 16.65, 16.74, 16.62, 16.33, 15.92, 13.97, 15.71, 16.47, 16.64, 16.75, 14.93, 16.29, 16.39, 15.97, 15.83, 16.68, 16.58, 16.62, 16.8, 16.29, 16.53, 16.22, 16.65, 16.59, 16.67, 16.28, 16.56, 16.68, 16.59, 15.89, 16.05, 16.45, 16.56, 15.84, 16.53, 15.76, 16.68, 15.76, 15.82, 15.84, 16.53, 16.3, 16.69, 16.41, 16.68, 16.56, 15.95, 16.53, 16.3, 16.66, 15.97, 16.72, 16.65, 16.6, 16.5, 16.64, 16.66, 16.52, 16.75, 16.6, 15.82, 16.64, 16.78, 15.5, 16.56, 16.75, 16.74, 16.71, 16.7, 16.64, 16.69, 16.82, 16.48, 16.7, 16.22, 16.77, 16.61, 16.79, 16.15, 16.49, 16.48, 15.85, 15.77, 16.01, 16.58, 15.7, 15.47, 16.45, 16.58, 16.32, 16.19, 16.81, 16.13, 16.01, 16.02, 16.24, 16.62, 16.5, 16.32, 16.61, 16.42, 16.33, 16.03, 16.45, 15.69, 16.45, 13.97, 16.71], "z": [-0.6039, -0.6669, -0.3168, -0.857, -0.5797, -0.4485, -0.5332, -0.7833, -0.491, 1.2, -0.1367, -0.5566, -0.5555, -0.4363, -0.1988, -0.8352, -0.6341, -0.2187, -1.023, -0.5932, -0.5772, -0.5422, -0.3786, -0.5565, -0.6022, -0.7216, -0.4309, -0.572, -0.4854, -0.7976, -0.5747, -0.5157, -0.5844, -1.02, -0.2914, -0.6702, -0.5964, -0.1909, -0.6089, -1.1, -0.4697, -1.071, -0.1852, -0.225, -0.3605, -0.5067, -0.4857, -0.5199, -0.4489, -0.5738, -0.2594, -0.6469, -0.8119, -0.4719, -0.6475, -0.4601, -0.455, -0.5592, -0.5939, -0.563, -0.6208, -0.6698, -0.4264, -0.5562, -0.9836, -0.5534, -0.4146, -2.756, -0.6244, -0.4163, -0.4143, -0.6097, -0.4468, -0.6481, -0.4675, -0.3632, -0.6255, -0.5074, -0.6023, -0.4252, -0.5631, -0.4108, -0.6777, -0.6355, -0.5988, -1.044, -0.3984, -0.6926, -0.5414, 0.4135, -2.503, -0.2035, -0.2264, -0.2643, -0.8619, -0.4233, -0.8215, -0.9641, -0.9682, -0.5006, -0.512, -0.6978, -0.6879, -0.6087, -0.7359, -0.7583, -0.8597, -0.7416, -0.7336, -0.5645, 1.362, -0.3631]}, {"hovertemplate": "<b>%{text}</b><br>X: %{x:.2f}<br>Y: %{y:.2f}<br>Z: %{z:.2f}<extra></extra>", "marker": {"color": "#ffbb78", "opacity": 0.7, "size": 4}, "mode": "markers", "name": "11: Business Dev", "scene": "scene2", "showlegend": false, "text": {"elided": "261 str values"}, "type": "scatter3d", "x": {"elided": "261 float values"}, "y": {"elided": "261 float values"}, "z": {"elided": "261 float values"}}], "layout": {"annotations": [{"font": {"size": 16}, "showarrow": false, "text": "3D t-SNE Visualization", "x": 0.225, "xanchor": "center", "xref": "paper", "y": 1, "yanchor": "bottom", "yref": "paper"}, {"font": {"size": 16}, "showarrow": false, "text": "3D UMAP Visualization", "x": 0.775, "xanchor": "center", "xref": "paper", "y": 1, "yanchor": "bottom", "yref": "paper"}], "height": 700, "legend": {"font": {"size": 9}, "x": 0.01, "xanchor": "left", "y": 0.99, "yanchor": "top"}, "scene": {"domain": {"x": [0, 0.45], "y": [0, 1]}}, "scene2": {"domain": {"x": [0.55, 1], "y": [0, 1]}}, "showlegend": true, "title": {"text": "3D Interactive Cluster Visualizations"}}}
